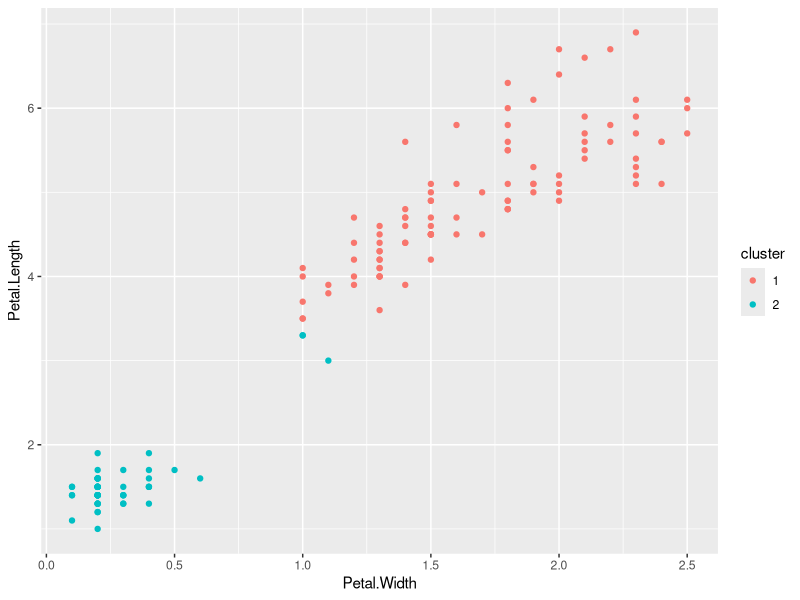
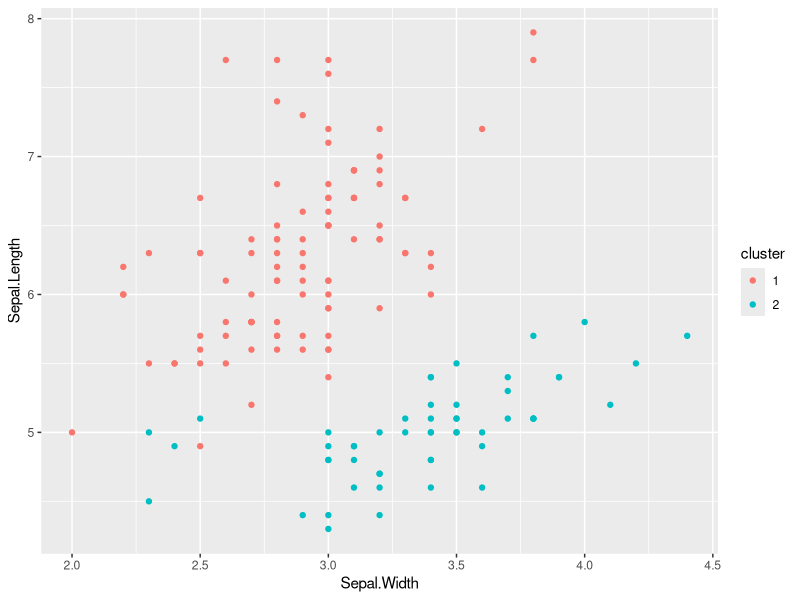
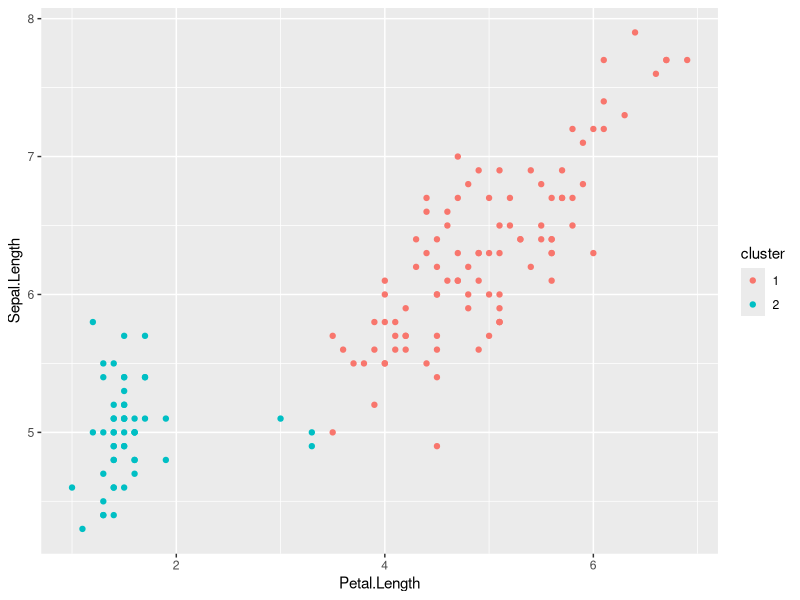
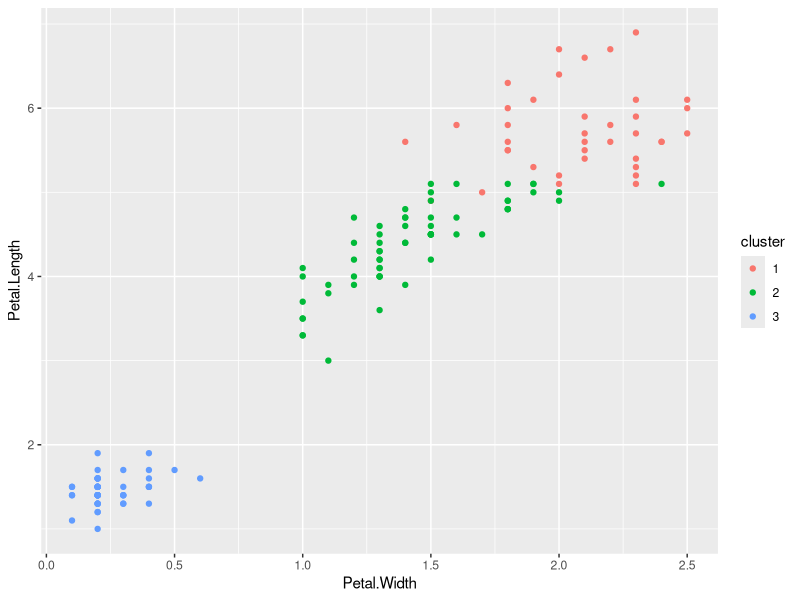
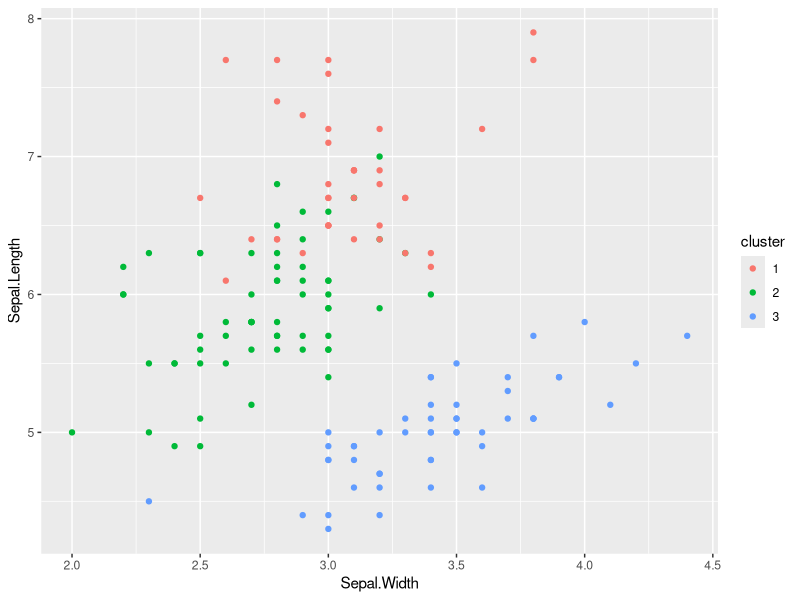
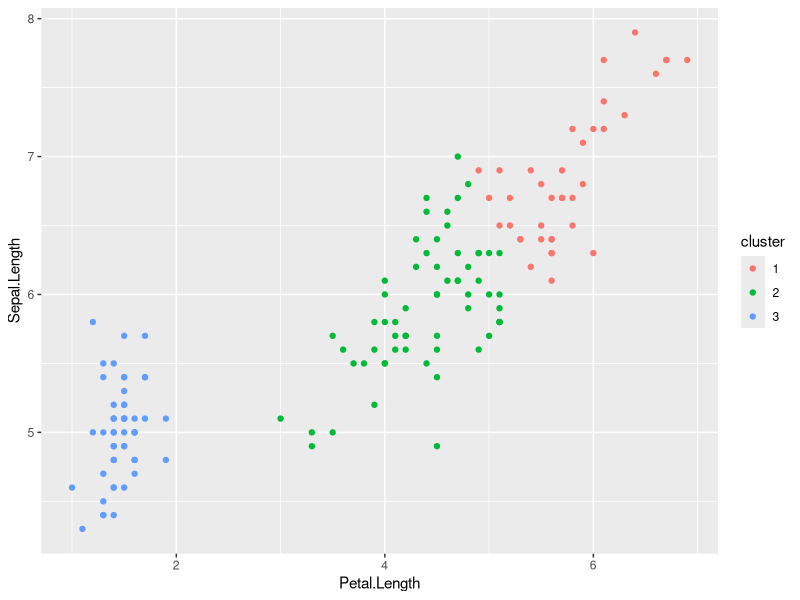

R code for these plots, in order:
library(tidyverse)
library(stats) # for kmeans

# load the data
iris

# convert to a tibble
iris.tibble <- as_tibble(iris)
iris.tibble

# what do our data distributions look like for the measurement variables?
summary(iris.tibble$Sepal.Length)
summary(iris.tibble$Sepal.Width)
summary(iris.tibble$Petal.Length)
summary(iris.tibble$Petal.Width)

# pull out just the numeric variables to run our k-means algo against
iris.numeric <- iris.tibble %>%
  select(Sepal.Length, Sepal.Width, Petal.Length, Petal.Width)

# try running k-means with no normalization, and 2 clusters
# (should be OK as our numeric variables are all of similar scale)
set.seed(12345)
km.1 <- kmeans(iris.numeric, 2)

# look at a summary of the results
km.1

# what are the centers of each cluster that our k-means algo has found?
km.1$centers

# what cluster does it put the first few data points in?
head(km.1$cluster)

# add the cluster info to our dataframe
# (as a factor so ggplot will know what to do with it)
iris.numeric$cluster <- as.factor(km.1$cluster)

# visualize the clusters against Petal Size
ggplot(data=iris.numeric) +
  geom_point(mapping = aes(x=Petal.Width, y=Petal.Length, col=cluster))

# visualize the clusters against Sepal Size
ggplot(data=iris.numeric) +
  geom_point(mapping = aes(x=Sepal.Width, y=Sepal.Length, col=cluster))

# Sepal Length vs Petal Length visualization
ggplot(data=iris.numeric) +
  geom_point(mapping = aes(x=Petal.Length, y=Sepal.Length, col=cluster))



# try again, with 3 clusters
set.seed(12345)
km.1 <- kmeans(iris.numeric, 3)

# look at a summary of the results
km.1

# what are the centers of each cluster that our k-means algo has found?
km.1$centers

# what cluster does it put the first few data points in?
head(km.1$cluster)

# add the cluster info to our dataframe
# (as a factor so ggplot will know what to do with it)
iris.numeric$cluster <- as.factor(km.1$cluster)

# visualize the clusters against Petal Size
ggplot(data=iris.numeric) +
  geom_point(mapping = aes(x=Petal.Width, y=Petal.Length, col=cluster))

# visualize the clusters against Sepal Size
ggplot(data=iris.numeric) +
  geom_point(mapping = aes(x=Sepal.Width, y=Sepal.Length, col=cluster))

# Sepal Length vs Petal Length visualization
ggplot(data=iris.numeric) +
  geom_point(mapping = aes(x=Petal.Length, y=Sepal.Length, col=cluster))

# how well do the clusters it has found line up with the actual Species labels?
table(km.1$cluster, iris.tibble$Species)


# TODO try k-means with different numbers of iterations, visualizing the intermediate results after each iteration

# TODO try other algo versions
